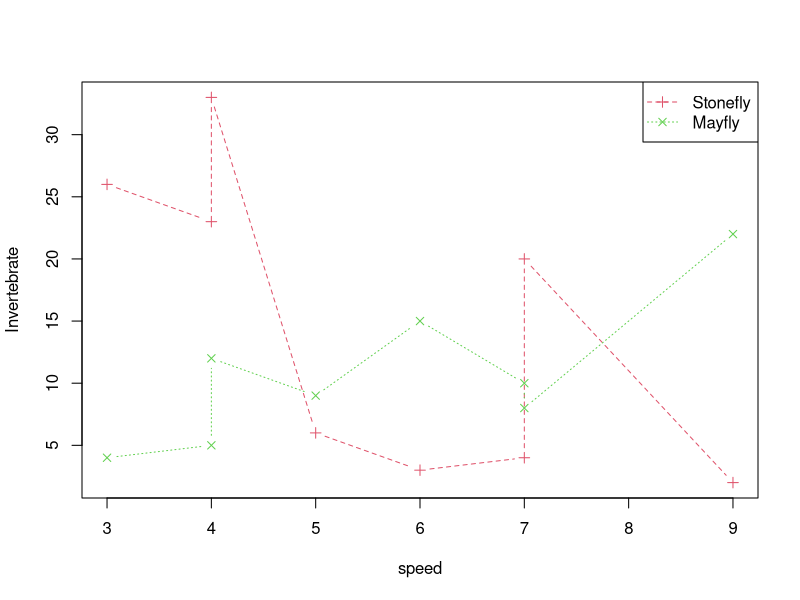

The R source for this figure:
sfly<-c(26,23,33,6,3,4,20,2)
mfly<-c(4,5,12,9,15,10,8,22)
speed<-c(3,4,4,5,6,7,7,9)
ivert<-cbind(sfly,mfly)
dim(ivert)
spd<-cbind(speed)
spd
dim(spd)
ivert
matplot(spd,ivert,type='b',pch=3:4,col=2:3,lty=2:3,xlab='speed',ylab = 'Invertebrate')
legend(x='topright',legend=c('Stonefly','Mayfly'),col=2:3,pch=3:4,lty=2:3)
